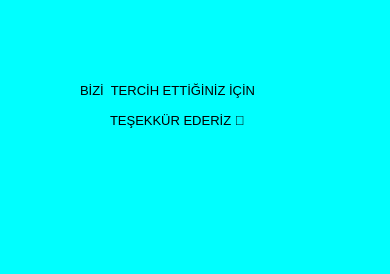
<?xml version="1.0" encoding="UTF-8"?>
<ui version="4.0">
 <class>MainWindow</class>
 <widget class="QMainWindow" name="MainWindow">
  <property name="geometry">
   <rect>
    <x>0</x>
    <y>0</y>
    <width>390</width>
    <height>274</height>
   </rect>
  </property>
  <property name="windowTitle">
   <string>MainWindow</string>
  </property>
  <property name="styleSheet">
   <string notr="true">background-color: rgb(0, 255, 255);</string>
  </property>
  <widget class="QWidget" name="centralwidget">
   <widget class="QLabel" name="label">
    <property name="geometry">
     <rect>
      <x>80</x>
      <y>80</y>
      <width>251</width>
      <height>20</height>
     </rect>
    </property>
    <property name="font">
     <font>
      <pointsize>10</pointsize>
     </font>
    </property>
    <property name="text">
     <string>BİZİ  TERCİH ETTİĞİNİZ İÇİN </string>
    </property>
   </widget>
   <widget class="QLabel" name="label_2">
    <property name="geometry">
     <rect>
      <x>110</x>
      <y>110</y>
      <width>211</width>
      <height>20</height>
     </rect>
    </property>
    <property name="font">
     <font>
      <pointsize>10</pointsize>
     </font>
    </property>
    <property name="text">
     <string>TEŞEKKÜR EDERİZ 🙂</string>
    </property>
   </widget>
  </widget>
  <widget class="QMenuBar" name="menubar">
   <property name="geometry">
    <rect>
     <x>0</x>
     <y>0</y>
     <width>390</width>
     <height>26</height>
    </rect>
   </property>
  </widget>
  <widget class="QStatusBar" name="statusbar"/>
 </widget>
 <resources/>
 <connections/>
</ui>
